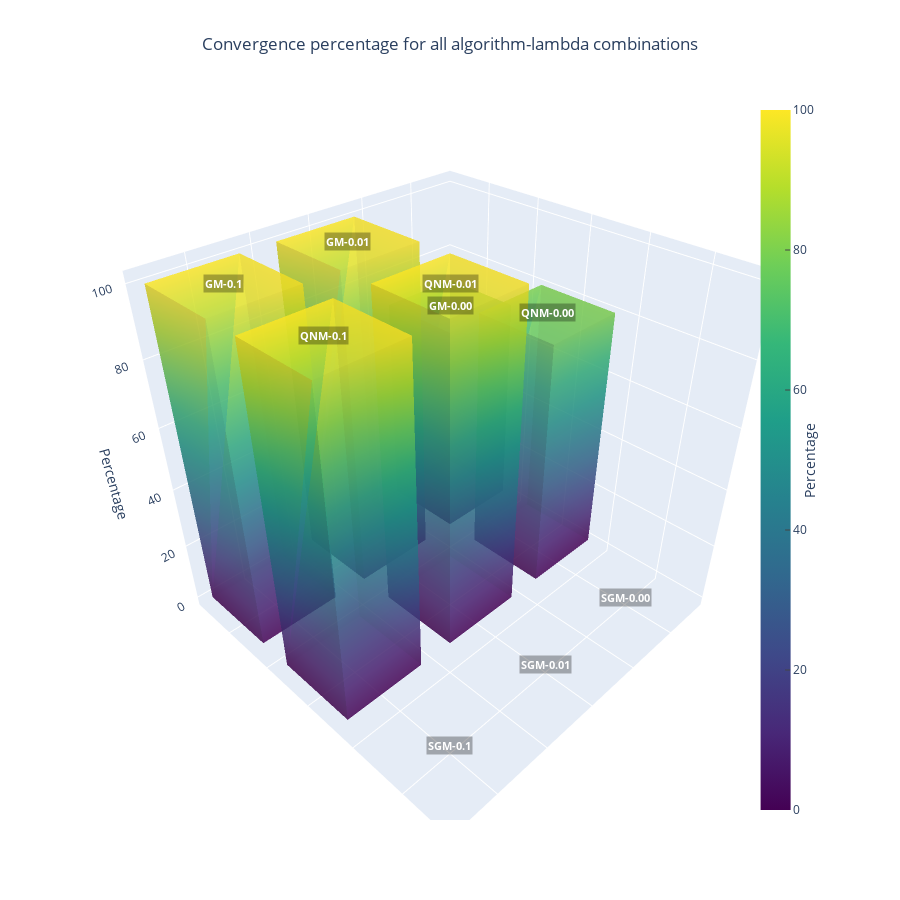

The notebook cell saved with this chart:
### Code cell
fig = barchart3d(
    label, la_isd_conv_prc,
    'Convergence percentage for all algorithm-lambda combinations', 'Percentage',
    colorscale='Viridis', opacity=0.6, flatshading=True)
fig.show()

### Figure 1 — Plotly figure (JSON) as saved in the notebook; plotly's stock layout.template omitted (floating-point values rounded to 4 significant figures)
{"data": [{"alphahull": 0, "coloraxis": "coloraxis", "flatshading": true, "hoverinfo": "skip", "intensity": [0, 0, 0, 0, 70, 70, 70, 70], "opacity": 0.6, "type": "mesh3d", "x": [-0.35, -0.35, 0.35, 0.35, -0.35, -0.35, 0.35, 0.35], "y": [-0.35, 0.35, 0.35, -0.35, -0.35, 0.35, 0.35, -0.35], "z": [0, 0, 0, 0, 70, 70, 70, 70]}, {"alphahull": 0, "coloraxis": "coloraxis", "flatshading": true, "hoverinfo": "skip", "intensity": [0, 0, 0, 0, 100, 100, 100, 100], "opacity": 0.6, "type": "mesh3d", "x": [0.65, 0.65, 1.35, 1.35, 0.65, 0.65, 1.35, 1.35], "y": [-0.35, 0.35, 0.35, -0.35, -0.35, 0.35, 0.35, -0.35], "z": [0, 0, 0, 0, 100, 100, 100, 100]}, {"alphahull": 0, "coloraxis": "coloraxis", "flatshading": true, "hoverinfo": "skip", "intensity": [0, 0, 0, 0, 100, 100, 100, 100], "opacity": 0.6, "type": "mesh3d", "x": [1.65, 1.65, 2.35, 2.35, 1.65, 1.65, 2.35, 2.35], "y": [-0.35, 0.35, 0.35, -0.35, -0.35, 0.35, 0.35, -0.35], "z": [0, 0, 0, 0, 100, 100, 100, 100]}, {"alphahull": 0, "coloraxis": "coloraxis", "flatshading": true, "hoverinfo": "skip", "intensity": [0, 0, 0, 0, 80, 80, 80, 80], "opacity": 0.6, "type": "mesh3d", "x": [-0.35, -0.35, 0.35, 0.35, -0.35, -0.35, 0.35, 0.35], "y": [0.65, 1.35, 1.35, 0.65, 0.65, 1.35, 1.35, 0.65], "z": [0, 0, 0, 0, 80, 80, 80, 80]}, {"alphahull": 0, "coloraxis": "coloraxis", "flatshading": true, "hoverinfo": "skip", "intensity": [0, 0, 0, 0, 100, 100, 100, 100], "opacity": 0.6, "type": "mesh3d", "x": [0.65, 0.65, 1.35, 1.35, 0.65, 0.65, 1.35, 1.35], "y": [0.65, 1.35, 1.35, 0.65, 0.65, 1.35, 1.35, 0.65], "z": [0, 0, 0, 0, 100, 100, 100, 100]}, {"alphahull": 0, "coloraxis": "coloraxis", "flatshading": true, "hoverinfo": "skip", "intensity": [0, 0, 0, 0, 100, 100, 100, 100], "opacity": 0.6, "type": "mesh3d", "x": [1.65, 1.65, 2.35, 2.35, 1.65, 1.65, 2.35, 2.35], "y": [0.65, 1.35, 1.35, 0.65, 0.65, 1.35, 1.35, 0.65], "z": [0, 0, 0, 0, 100, 100, 100, 100]}, {"alphahull": 0, "coloraxis": "coloraxis", "flatshading": true, "hoverinfo": "skip", "intensity": [0, 0, 0, 0, 0, 0, 0, 0], "opacity": 0.6, "type": "mesh3d", "x": [-0.35, -0.35, 0.35, 0.35, -0.35, -0.35, 0.35, 0.35], "y": [1.65, 2.35, 2.35, 1.65, 1.65, 2.35, 2.35, 1.65], "z": [0, 0, 0, 0, 0, 0, 0, 0]}, {"alphahull": 0, "coloraxis": "coloraxis", "flatshading": true, "hoverinfo": "skip", "intensity": [0, 0, 0, 0, 0, 0, 0, 0], "opacity": 0.6, "type": "mesh3d", "x": [0.65, 0.65, 1.35, 1.35, 0.65, 0.65, 1.35, 1.35], "y": [1.65, 2.35, 2.35, 1.65, 1.65, 2.35, 2.35, 1.65], "z": [0, 0, 0, 0, 0, 0, 0, 0]}, {"alphahull": 0, "coloraxis": "coloraxis", "flatshading": true, "hoverinfo": "skip", "intensity": [0, 0, 0, 0, 0, 0, 0, 0], "opacity": 0.6, "type": "mesh3d", "x": [1.65, 1.65, 2.35, 2.35, 1.65, 1.65, 2.35, 2.35], "y": [1.65, 2.35, 2.35, 1.65, 1.65, 2.35, 2.35, 1.65], "z": [0, 0, 0, 0, 0, 0, 0, 0]}], "layout": {"coloraxis": {"colorbar": {"ticks": "inside", "title": {"side": "right", "text": "Percentage"}, "x": 1, "xanchor": "right", "xpad": 0}, "colorscale": [[0, "#440154"], [0.1111, "#482878"], [0.2222, "#3e4989"], [0.3333, "#31688e"], [0.4444, "#26828e"], [0.5556, "#1f9e89"], [0.6667, "#35b779"], [0.7778, "#6ece58"], [0.8889, "#b5de2b"], [1, "#fde725"]]}, "height": 900, "legend": {"bgcolor": "rgba(0, 0, 0, 0)", "itemclick": false, "itemdoubleclick": false, "x": 0, "xanchor": "left", "y": 1, "yanchor": "top"}, "scene": {"annotations": [{"bgcolor": "rgba(0, 0, 0, 0.3)", "font": {"color": "white", "size": 11}, "hovertext": "70.0 GM-0.00", "showarrow": false, "text": "<b>GM-0.00</b>", "x": 0, "xanchor": "center", "y": 0, "yanchor": "middle", "z": 70}, {"bgcolor": "rgba(0, 0, 0, 0.3)", "font": {"color": "white", "size": 11}, "hovertext": "100.0 GM-0.01", "showarrow": false, "text": "<b>GM-0.01</b>", "x": 1, "xanchor": "center", "y": 0, "yanchor": "middle", "z": 100}, {"bgcolor": "rgba(0, 0, 0, 0.3)", "font": {"color": "white", "size": 11}, "hovertext": "100.0 GM-0.1", "showarrow": false, "text": "<b>GM-0.1</b>", "x": 2, "xanchor": "center", "y": 0, "yanchor": "middle", "z": 100}, {"bgcolor": "rgba(0, 0, 0, 0.3)", "font": {"color": "white", "size": 11}, "hovertext": "80.0 QNM-0.00", "showarrow": false, "text": "<b>QNM-0.00</b>", "x": 0, "xanchor": "center", "y": 1, "yanchor": "middle", "z": 80}, {"bgcolor": "rgba(0, 0, 0, 0.3)", "font": {"color": "white", "size": 11}, "hovertext": "100.0 QNM-0.01", "showarrow": false, "text": "<b>QNM-0.01</b>", "x": 1, "xanchor": "center", "y": 1, "yanchor": "middle", "z": 100}, {"bgcolor": "rgba(0, 0, 0, 0.3)", "font": {"color": "white", "size": 11}, "hovertext": "100.0 QNM-0.1", "showarrow": false, "text": "<b>QNM-0.1</b>", "x": 2, "xanchor": "center", "y": 1, "yanchor": "middle", "z": 100}, {"bgcolor": "rgba(0, 0, 0, 0.3)", "font": {"color": "white", "size": 11}, "hovertext": "0.0 SGM-0.00", "showarrow": false, "text": "<b>SGM-0.00</b>", "x": 0, "xanchor": "center", "y": 2, "yanchor": "middle", "z": 0}, {"bgcolor": "rgba(0, 0, 0, 0.3)", "font": {"color": "white", "size": 11}, "hovertext": "0.0 SGM-0.01", "showarrow": false, "text": "<b>SGM-0.01</b>", "x": 1, "xanchor": "center", "y": 2, "yanchor": "middle", "z": 0}, {"bgcolor": "rgba(0, 0, 0, 0.3)", "font": {"color": "white", "size": 11}, "hovertext": "0.0 SGM-0.1", "showarrow": false, "text": "<b>SGM-0.1</b>", "x": 2, "xanchor": "center", "y": 2, "yanchor": "middle", "z": 0}], "xaxis": {"showticklabels": false, "title": {"text": ""}}, "yaxis": {"showticklabels": false, "title": {"text": ""}}, "zaxis": {"title": {"text": "Percentage"}}}, "showlegend": true, "title": {"text": "Convergence percentage for all algorithm-lambda combinations", "x": 0.5}, "width": 900}}
